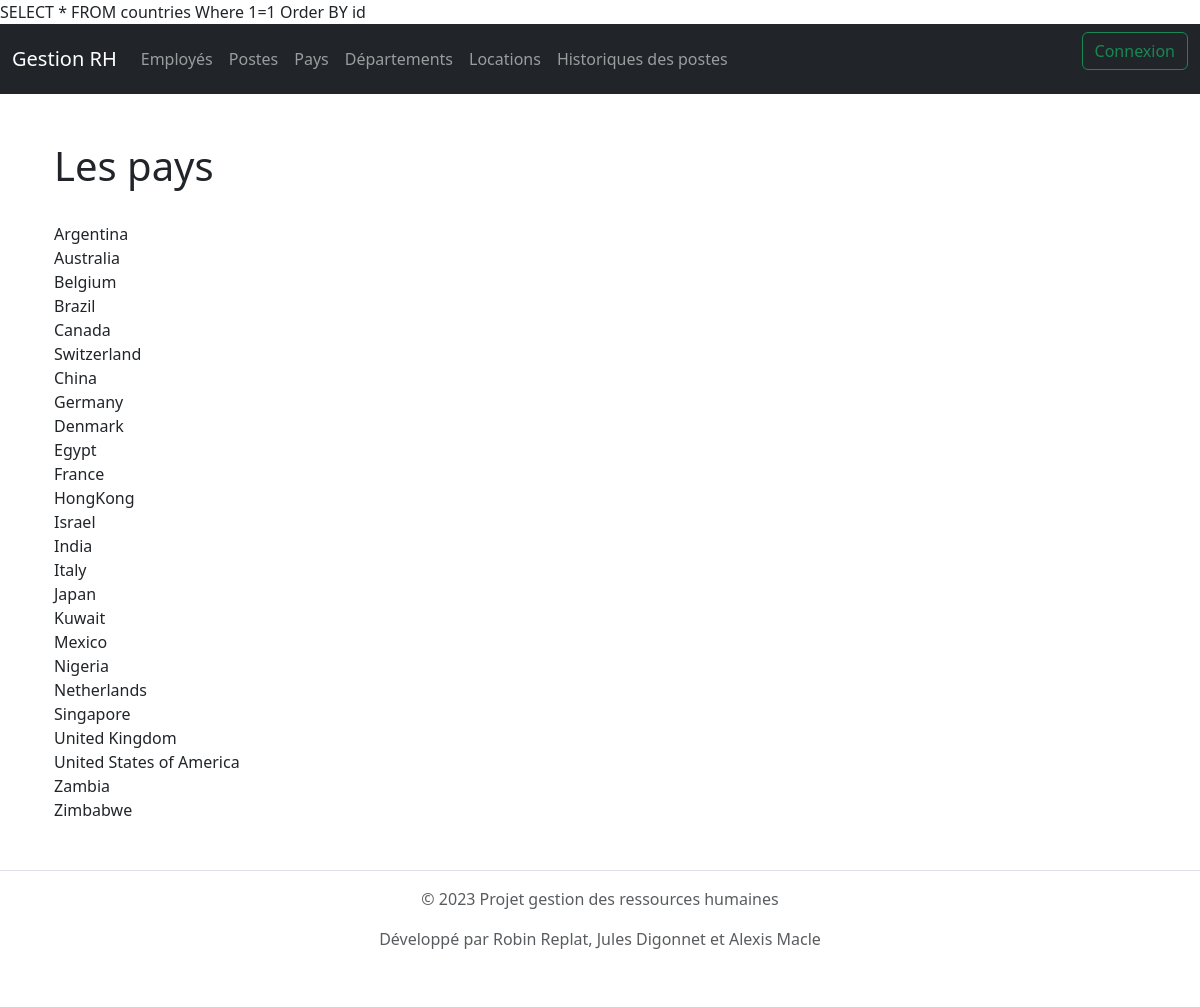
Page /countries on the earlier database version.
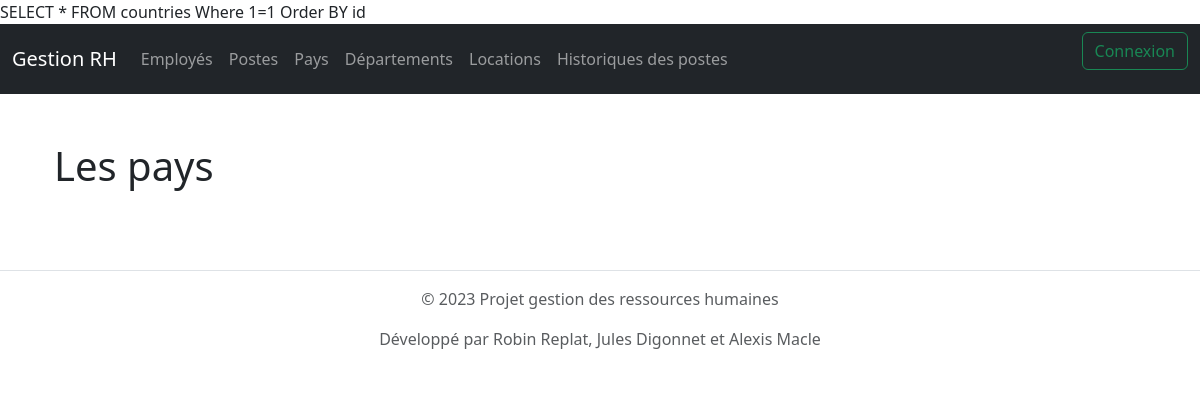
Same page on the later database version.
### tables this page shows
CREATE TABLE `countries` (
  `id` int NOT NULL,
  `COUNTRIES_NAMES` varchar(255) NOT NULL,
  `SHORT_NAMES` varchar(2) NOT NULL,
  `REGION_ID` int NOT NULL
);

### src/controllers/countries.php (called while the page is built, shortened)
<?php
class countries extends controller
{
    var $countrie;
    public function __construct()
    {
        $this->countrie = $this->models['countrie'];
    }
    public function index(): void
    {
        $d = [];
        $d['countries'] = $this->countrie->getAllcountries();
        $this->render('index');
    }
}

### src/core/model.php (called while the page is built, shortened)
<?php
class Model
{
    public $table;
    public $conf = "default";
    public $db;
    function __construct()
    {
        $conf = conf::$databases[$this->conf];
        try {
            $this->db = new PDO(
                'mysql:host=' . $conf['host'] . ';dbname=' . $conf['database'],
                $conf['public'],
                $conf['password'],
                array(
                    PDO::MYSQL_ATTR_INIT_COMMAND => 'SET NAMES utf8',
                    PDO::ATTR_ERRMODE => PDO::ERRMODE_WARNING
                )
            );
        } catch (PDOException $e) {
            print "Erreur !: " . $e->getMessage() . "<br/>";
            die();
        }
    }
    function find($data)
    {
        $fields = "*";
        $inner = " ";
        $union = " ";
        $group = " ";
        $condition = "1=1";
        $order = "id";
        $limit = " ";
        if (isset($data['order'])) {
            $order = $data['order'];
        }
        $sql = 'SELECT ' . $fields .
            ' FROM ' . $this->table .
            '  ' . $inner .
            ' Where ' . $condition .
            ' ' . $union .
            ' ' . $group .
            ' Order BY ' . $order .
            ' ' . $limit;
        $stmt = $this->db->prepare($sql);
        if ($stmt->execute()) {
            $data = $stmt->fetchall(PDO::FETCH_OBJ);
            return $data;
        } else {
            echo "<br/> erreur SQL";
        }
    }
}

### src/models/countrie.php (called while the page is built, shortened)
<?php
class countrie extends Model
{
    public function getAllcountries(): false|array|null
    {
        return $this->find(array(
            "order" => ' id',
        ));
    }
}

### src/views/countries/index.php (the view)
<div class="container-fluid !direction !spacing">
    <div class="row">
        <div class="col">
            <br>
            <h1> Les pays </h1>
            <br>
            <?php
            foreach ($countries as $c) {
                echo $c->COUNTRIES_NAMES ."<br>";
            }
            ?>
            <br>
        </div>
    </div>
</div>

Differences in the rows shown:
removed countries: COUNTRIES_NAMES "Argentina"
removed countries: COUNTRIES_NAMES "Australia"
removed countries: COUNTRIES_NAMES "Belgium"
removed countries: COUNTRIES_NAMES "Brazil"
removed countries: COUNTRIES_NAMES "Canada"
removed countries: COUNTRIES_NAMES "Switzerland"
removed countries: COUNTRIES_NAMES "China"
removed countries: COUNTRIES_NAMES "Germany"
removed countries: COUNTRIES_NAMES "Denmark"
removed countries: COUNTRIES_NAMES "Egypt"
removed countries: COUNTRIES_NAMES "France"
removed countries: COUNTRIES_NAMES "HongKong"
removed countries: COUNTRIES_NAMES "Israel"
removed countries: COUNTRIES_NAMES "India"
removed countries: COUNTRIES_NAMES "Italy"
removed countries: COUNTRIES_NAMES "Japan"
removed countries: COUNTRIES_NAMES "Kuwait"
removed countries: COUNTRIES_NAMES "Mexico"
removed countries: COUNTRIES_NAMES "Nigeria"
removed countries: COUNTRIES_NAMES "Netherlands"
removed countries: COUNTRIES_NAMES "Singapore"
removed countries: COUNTRIES_NAMES "United Kingdom"
removed countries: COUNTRIES_NAMES "United States of America"
removed countries: COUNTRIES_NAMES "Zambia"
removed countries: COUNTRIES_NAMES "Zimbabwe"
